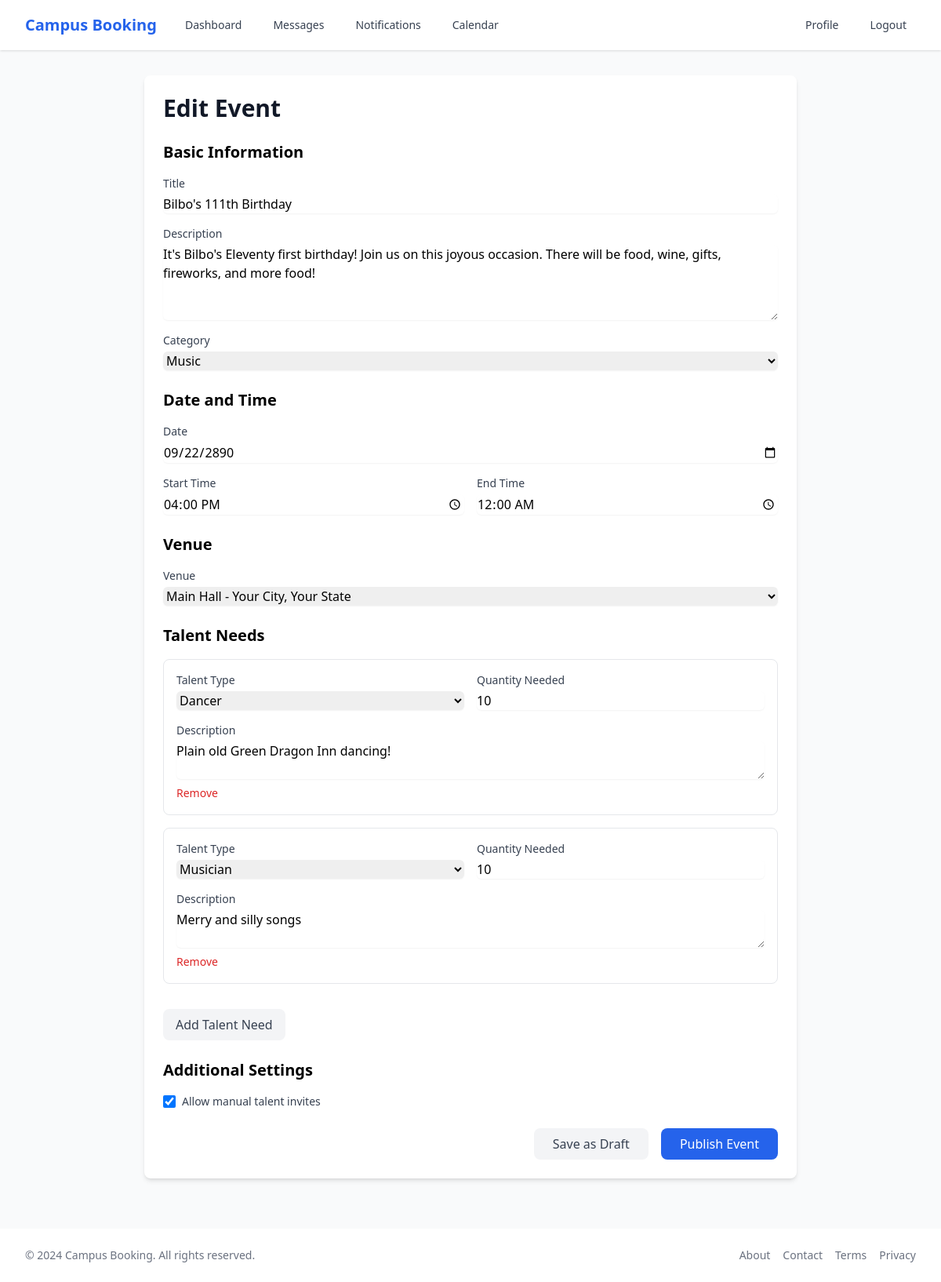
/events/2/edit/ (signed in), run on the app's committed database.
### home/models.py (models this page shows, shortened)
class Event(models.Model):
    STATUS_CHOICES = [
        ('draft', 'Draft'),
        ('published', 'Published'),
        ('cancelled', 'Cancelled'),
    ]
    title = models.CharField(max_length=200)
    description = models.TextField()
    category = models.ForeignKey(Category, on_delete=models.SET_NULL, null=True)
    venue = models.ForeignKey(Venue, on_delete=models.SET_NULL, null=True)
    date = models.DateField()
    start_time = models.TimeField()
    end_time = models.TimeField()
    organizer = models.ForeignKey(User, on_delete=models.CASCADE, related_name='organized_events')
    status = models.CharField(max_length=20, choices=STATUS_CHOICES, default='draft')
    allow_manual_invites = models.BooleanField(default=True)
    created_at = models.DateTimeField(auto_now_add=True)
    updated_at = models.DateTimeField(auto_now=True)

class Category(models.Model):
    name = models.CharField(max_length=100)
    description = models.TextField(blank=True)
    created_at = models.DateTimeField(auto_now_add=True)
    class Meta:
        verbose_name_plural = "Categories"

class Venue(models.Model):
    name = models.CharField(max_length=200)
    address = models.TextField()
    city = models.CharField(max_length=100)
    state = models.CharField(max_length=100)
    zip_code = models.CharField(max_length=20)
    created_at = models.DateTimeField(auto_now_add=True)

class EventTalent(models.Model):
    TALENT_TYPE_CHOICES = [
        ('musician', 'Musician'),
        ('dancer', 'Dancer'),
        ('speaker', 'Speaker'),
        ('other', 'Other'),
    ]
    event = models.ForeignKey(Event, on_delete=models.CASCADE, related_name='talent_needs')
    talent_type = models.CharField(max_length=20, choices=TALENT_TYPE_CHOICES)
    description = models.TextField()
    quantity_needed = models.PositiveIntegerField(default=1)
    created_at = models.DateTimeField(auto_now_add=True)

### home/views.py (the view, shortened to what this page needs)
# urls.py: path('events/<int:event_id>/edit/', views.edit_event, name='edit_event'),
@login_required
def edit_event(request, event_id):
    event = get_object_or_404(Event, id=event_id)
    if request.user != event.organizer:
        messages.error(request, 'You do not have permission to edit this event.')
        return redirect('event_detail', event_id=event.id)
    context = {
        'event': event,
        'categories': Category.objects.all(),
        'venues': Venue.objects.all(),
        'talent_types': EventTalent.TALENT_TYPE_CHOICES,
    }
    return render(request, 'home/event_form.html', context)

### home/templates/home/event_form.html (shortened to what this page needs)
{% extends "base.html" %}
{% block content %}
<div class="max-w-4xl mx-auto px-4 sm:px-6 lg:px-8 py-8">
    <div class="bg-white rounded-lg shadow-md overflow-hidden">
        <div class="p-6">
            <h1 class="text-3xl font-bold text-gray-900 mb-6">
                {% if event %}Edit Event{% else %}Create New Event{% endif %}
            </h1>
            <form method="post" class="space-y-6">
                <div class="space-y-4">
                    <h2 class="text-xl font-semibold">Basic Information</h2>
                    <div>
                        <label for="title" class="block text-sm font-medium text-gray-700">Title</label>
                        <input type="text" name="title" id="title"
                               value="{{ event.title|default:'' }}"
                               class="mt-1 block w-full rounded-md border-gray-300 shadow-sm focus:border-blue-500 focus:ring-blue-500"
                               required>
                    </div>
                    <div>
                        <label for="description" class="block text-sm font-medium text-gray-700">Description</label>
                        <textarea name="description" id="description" rows="4"
                                  class="mt-1 block w-full rounded-md border-gray-300 shadow-sm focus:border-blue-500 focus:ring-blue-500"
                                  required>{{ event.description|default:'' }}</textarea>
                    </div>
                    <div>
                        <label for="category" class="block text-sm font-medium text-gray-700">Category</label>
                        <select name="category" id="category"
                                class="mt-1 block w-full rounded-md border-gray-300 shadow-sm focus:border-blue-500 focus:ring-blue-500"
                                required>
                            {% for category in categories %}
                            <option value="{{ category.id }}"
                                    {% if event.category.id == category.id %}selected{% endif %}>
                                {{ category.name }}
                            </option>
                            {% endfor %}
                        </select>
                    </div>
                </div>
                <div class="space-y-4">
                    <h2 class="text-xl font-semibold">Date and Time</h2>
                    <div>
                        <label for="date" class="block text-sm font-medium text-gray-700">Date</label>
                        <input type="date" name="date" id="date"
                               value="{{ event.date|date:'Y-m-d'|default:'' }}"
                               class="mt-1 block w-full rounded-md border-gray-300 shadow-sm focus:border-blue-500 focus:ring-blue-500"
                               required>
                    </div>
                    <div class="grid grid-cols-2 gap-4">
                        <div>
                            <label for="start_time" class="block text-sm font-medium text-gray-700">Start Time</label>
                            <input type="time" name="start_time" id="start_time"
                                   value="{{ event.start_time|time:'H:i'|default:'' }}"
                                   class="mt-1 block w-full rounded-md border-gray-300 shadow-sm focus:border-blue-500 focus:ring-blue-500"
                                   required>
                        </div>
                        <div>
                            <label for="end_time" class="block text-sm font-medium text-gray-700">End Time</label>
                            <input type="time" name="end_time" id="end_time"
                                   value="{{ event.end_time|time:'H:i'|default:'' }}"
                                   class="mt-1 block w-full rounded-md border-gray-300 shadow-sm focus:border-blue-500 focus:ring-blue-500"
                                   required>
                        </div>
                    </div>
                </div>
                <div class="space-y-4">
                    <h2 class="text-xl font-semibold">Venue</h2>
                    <div>
                        <label for="venue" class="block text-sm font-medium text-gray-700">Venue</label>
                        <select name="venue" id="venue"
                                class="mt-1 block w-full rounded-md border-gray-300 shadow-sm focus:border-blue-500 focus:ring-blue-500"
                                required>
                            {% for venue in venues %}
                            <option value="{{ venue.id }}"
                                    {% if event.venue.id == venue.id %}selected{% endif %}>
                                {{ venue.name }} - {{ venue.city }}, {{ venue.state }}
                            </option>
                            {% endfor %}
                        </select>
                    </div>
                </div>
                <div class="space-y-4">
                    <h2 class="text-xl font-semibold">Talent Needs</h2>
                    <div id="talent-needs-container">
                        {% if event.talent_needs.all %}
                            {% for talent in event.talent_needs.all %}
                            <div class="talent-need border rounded-lg p-4 mb-4">
                                <div class="grid grid-cols-2 gap-4">
                                    <div>
                                        <label class="block text-sm font-medium text-gray-700">Talent Type</label>
                                        <select name="talent_type[]"
                                                class="mt-1 block w-full rounded-md border-gray-300 shadow-sm focus:border-blue-500 focus:ring-blue-500"
                                                required>
                                            {% for type in talent_types %}
                                            <option value="{{ type.0 }}"
                                                    {% if talent.talent_type == type.0 %}selected{% endif %}>
                                                {{ type.1 }}
                                            </option>
                                            {% endfor %}
                                        </select>
                                    </div>
                                    <div>
                                        <label class="block text-sm font-medium text-gray-700">Quantity Needed</label>
                                        <input type="number" name="quantity_needed[]"
                                               value="{{ talent.quantity_needed }}"
                                               class="mt-1 block w-full rounded-md border-gray-300 shadow-sm focus:border-blue-500 focus:ring-blue-500"
                                               required min="1">
                                    </div>
                                </div>
                                <div class="mt-4">
                                    <label class="block text-sm font-medium text-gray-700">Description</label>
                                    <textarea name="talent_description[]" rows="2"
                                              class="mt-1 block w-full rounded-md border-gray-300 shadow-sm focus:border-blue-500 focus:ring-blue-500"
                                              required>{{ talent.description }}</textarea>
                                </div>
                                <button type="button" class="mt-2 text-red-600 hover:text-red-800 text-sm"
                                        onclick="removeTalentNeed(this)">
                                    Remove
                                </button>
                            </div>
                            {% endfor %}
                        {% endif %}
                    </div>
                    <button type="button"
                            class="bg-gray-100 text-gray-700 px-4 py-2 rounded-lg hover:bg-gray-200"
                            onclick="addTalentNeed()">
                        Add Talent Need
                    </button>
                </div>
                <div class="space-y-4">
                    <h2 class="text-xl font-semibold">Additional Settings</h2>
                    <div class="flex items-center">
                        <input type="checkbox" name="allow_manual_invites" id="allow_manual_invites"
                               {% if event.allow_manual_invites %}checked{% endif %}
                               class="h-4 w-4 text-blue-600 focus:ring-blue-500 border-gray-300 rounded">
                        <label for="allow_manual_invites" class="ml-2 block text-sm text-gray-700">
                            Allow manual talent invites
                        </label>
                    </div>
                </div>
                <div class="flex justify-end space-x-4">
                    <button type="submit" name="action" value="draft"
                            class="bg-gray-100 text-gray-700 px-6 py-2 rounded-lg hover:bg-gray-200">
                        Save as Draft
                    </button>
                    <button type="submit" name="action" value="publish"
                            class="bg-blue-600 text-white px-6 py-2 rounded-lg hover:bg-blue-700">
                        Publish Event
                    </button>
                </div>
            </form>
        </div>
    </div>
</div>
{% endblock %}

### accounts/static/accounts/css/forms.css (style rules this page uses)
input[type="text"], input[type="email"], input[type="password"], textarea { @apply mt-1 block w-full rounded-md border-gray-300 shadow-sm focus:border-blue-500 focus:ring-blue-500 sm:text-sm; }
label { @apply block text-sm font-medium text-gray-700; }

### templates/base.html (style rules this page uses)
:root { color-scheme: light; }
body { @apply bg-gray-50 text-gray-900; }
.bg-white { @apply bg-white; }
.text-gray-700 { @apply text-gray-700; }
.border-gray-300 { @apply border-gray-300; }

### data on the page
Event: title "Bilbo's 111th Birthday", description "It's Bilbo's Eleventy first birthday! Join us on this joyous occasion. There will be food, wine, gifts, fireworks, and more food!", category "Music", date "09/22/2890", start_time "16:00", end_time "00:00", venue "Main Hall - Your City, Your State", allow_manual_invites "☑"
EventTalent: talent_type "Dancer", quantity_needed "10", description "Plain old Green Dragon Inn dancing!"
EventTalent: talent_type "Musician", quantity_needed "10", description "Merry and silly songs"
